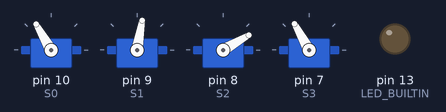
Bench run of a sketch on a simulated Arduino Uno, built with avr-gcc and run on an emulated ATmega328P. Parts: 4 × servo, output pins drawn as LEDs (lit = HIGH).

Above: at 0.1 s.
Timing chart, 0 to 31.5 s (numbered marks = the images above):
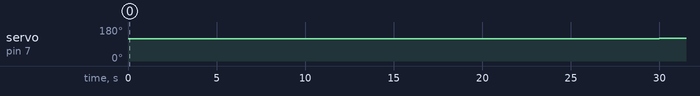

The sketch:

ArmSignalMove.ino
```cpp
// SM {starting percentage, minimum angle, maximum angle, default speed}
// Motion first movement:number of motors:{move to percent, speed}   Second movement:Number of motors: {move to percent, speed}

#include<Servo.h>

#define sgn(x) ((x) < 0 ? -1 : ((x) > 0 ? 1 : 0))
#define toP(current,minimum,range) ((current-minimum)*100/(range))
#define toA(percent,minimum,range) (minimum+percent*(range)/100)

Servo S0;
Servo S1;
Servo S2;
Servo S3;

const int NumOfMotors = 4;         // Number of motors
const int NumOfParam = 4;          // Number of Parameters in Motor Definition
const int MotionMovements = 4;     // Number of Movements in motion Move
const int NumbMotions = 2;         // number of Motions in project

// Defined movements
int Move [NumbMotions][MotionMovements][NumOfMotors][2]={{{{0,5},{25,1},{0,5},{0,1}},{{0,5},{25,1},{0,5},{0,1}},{{0,5},{25,1},{0,5},{0,1}},{{50,5},{25,1},{0,5},{50,1}}},
                                               {{{20,5},{10,1},{10,5},{10,1}},{{2,5},{50,1},{50,5},{10,1}},{{35,5},{0,1},{25,5},{10,1}},{{20,5},{20,1},{10,5},{10,1}}}};

// Servo Motor Definitions   {starting angle, minimum angle, maximum angle, minimum delay increment in STP}
int SM[NumOfMotors][NumOfParam]={{120,120,70,10},{80,80,120,10},{30,30,180,10},{120,30,122,10}};

int R[NumOfMotors]={0,0,0,0};     //   Current countdown time
int C[NumOfMotors]={0,0,0,0};     //   Current percentage
int T[NumOfMotors]={0,0,0,0};     //   Target percentage
int S[NumOfMotors]={0,0,0,0};     //   angle range for motor
bool N[NumOfMotors]={false,false,false,false};     //   need to move motor (1=move, 0 = not move}


unsigned long LST;                // LaST Loop Time  (in ms)
const unsigned long DELAY=100;     // Time STeP (in ms)

void SetupMotors(void){
  for (int i=0;i<4;i++){
    S[i]=SM[i][2]-SM[i][1];
    R[i]=SM[i][3];
    C[i]=toP(SM[i][0],SM[i][1],S[i]);
    T[i]=C[i];
  }
  S0.write(toA(C[0],SM[0][1],S[0]));
  S1.write(toA(C[1],SM[1][1],S[1]));
  S2.write(toA(C[2],SM[2][1],S[2]));
  S3.write(toA(C[3],SM[3][1],S[3]));
}

void MoveMotor(int Motor){
  if (R[Motor] == 0){
    int currAngle = toA(C[Motor],SM[Motor][1],S[Motor]);
    int targetAngle = toA(T[Motor],SM[Motor][1],S[Motor]);
    currAngle = currAngle + 1*sgn(targetAngle - currAngle);
    C[Motor]=toP(currAngle,SM[Motor][1],S[Motor]);//C[Motor]+1*sgn(T[Motor]-C[Motor]);
    switch(Motor){
      case 0:
        S0.write(currAngle);
        break;
      case 1:
        S1.write(currAngle);
        break;
      case 2:
        S2.write(currAngle);
        break;
      case 3:
        S3.write(currAngle);
        break;
      }
  }
    else R[Motor]--;
    if (C[Motor] == T[Motor]) N[Motor]=false;
    else N[Motor]=true;
  }

void setup() {
  S0.attach(10);
  S1.attach(9);
  S2.attach(8);
  S3.attach(7);
  SetupMotors();
  LST=millis() + 60*DELAY;
  Serial.begin(115200);
  //Serial.println("Hello");

  pinMode(LED_BUILTIN, OUTPUT);
  S0.write(toA(C[0],SM[0][1],S[0]));
  S1.write(toA(C[1],SM[1][1],S[1]));
  S2.write(toA(C[2],SM[2][1],S[2]));
  S3.write(toA(C[3],SM[3][1],S[3]));

  //T[3] = 25;

  //T[1]=toA(Move[0][0][1][0],SM[1][1],S[1]);
  //N[1]=true;
}


void loop() {
  //while(Serial.available() > 0) {

    if(Serial.read() == '1') {
      T[3] = 25;
      //N[3] = true;
      //digitalWrite(LED_BUILTIN,HIGH);
      //delay(500);
      //digitalWrite(LED_BUILTIN,LOW);
      //delay(500);
    }
    else if(C[3] != 100) {
      T[3] = 100;
      //N[3] = true;
    }
    MoveMotor(3);
    delay(3000);
  //}

  //if (millis()>=LST){
    //LST += DELAY;
  //  MoveMotor(3);
  //}
  //T[3] = 100;
  //if(millis() >= LST) {
  //  LST += DELAY;
  //  MoveMotor(3);
  //}

  }
```

Measured:
- by itself, servo on pin 7 (S3): 119° → 120° at 30.0 s
